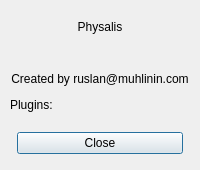
<?xml version="1.0" encoding="UTF-8"?>
<ui version="4.0">
 <class>AboutDialog</class>
 <widget class="QDialog" name="AboutDialog">
  <property name="windowTitle">
   <string>About Physalis</string>
  </property>
  <property name="minimumWidth">
   <number>250</number>
  </property>
  <layout class="QVBoxLayout" name="outerLayout">
   <property name="spacing">
    <number>12</number>
   </property>
   <property name="leftMargin">
    <number>10</number>
   </property>
   <property name="topMargin">
    <number>20</number>
   </property>
   <property name="rightMargin">
    <number>10</number>
   </property>
   <property name="bottomMargin">
    <number>16</number>
   </property>
   <item>
    <widget class="QLabel" name="titleLabel">
     <property name="alignment">
      <set>Qt::AlignCenter</set>
     </property>
     <property name="text">
      <string>Physalis</string>
     </property>
    </widget>
   </item>
   <item>
    <widget class="QLabel" name="iconLabel">
     <property name="alignment">
      <set>Qt::AlignCenter</set>
     </property>
     <property name="text">
      <string/>
     </property>
    </widget>
   </item>
   <item>
    <widget class="QLabel" name="authorLabel">
     <property name="alignment">
      <set>Qt::AlignCenter</set>
     </property>
     <property name="text">
      <string>Created by ruslan@muhlinin.com</string>
     </property>
    </widget>
   </item>
   <item>
    <widget class="QLabel" name="pluginsLabel">
     <property name="alignment">
      <set>Qt::AlignLeft|Qt::AlignVCenter</set>
     </property>
     <property name="text">
      <string>Plugins:</string>
     </property>
    </widget>
   </item>
   <item>
    <spacer name="tailSpacer">
     <property name="orientation">
      <enum>Qt::Vertical</enum>
     </property>
     <property name="sizeHint" stdset="0">
      <size>
       <width>0</width>
       <height>8</height>
      </size>
     </property>
    </spacer>
   </item>
   <item>
    <layout class="QHBoxLayout" name="buttonLayout">
     <item>
      <spacer name="buttonSpacerLeft">
       <property name="orientation">
        <enum>Qt::Horizontal</enum>
       </property>
      </spacer>
     </item>
     <item>
      <widget class="QPushButton" name="closeButton">
       <property name="text">
        <string>Close</string>
       </property>
       <property name="default">
        <bool>true</bool>
       </property>
      </widget>
     </item>
     <item>
      <spacer name="buttonSpacerRight">
       <property name="orientation">
        <enum>Qt::Horizontal</enum>
       </property>
      </spacer>
     </item>
    </layout>
   </item>
  </layout>
 </widget>
 <resources/>
 <connections/>
</ui>
